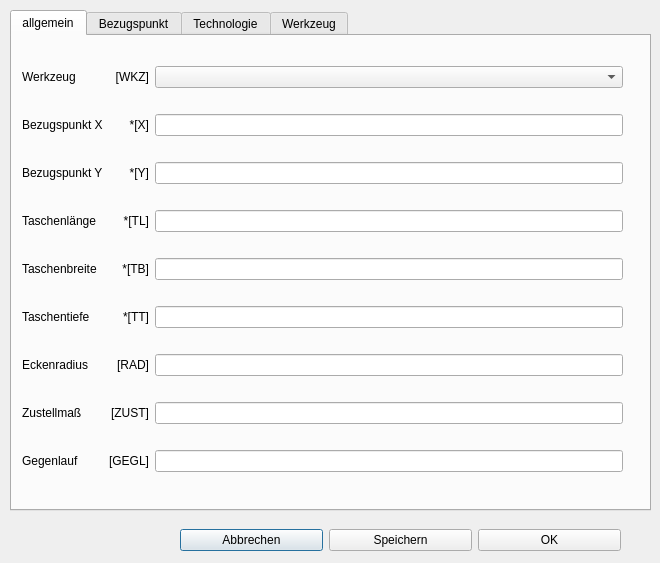
<?xml version="1.0" encoding="UTF-8"?>
<ui version="4.0">
 <class>Dialog_Rechtecktasche</class>
 <widget class="QDialog" name="Dialog_Rechtecktasche">
  <property name="geometry">
   <rect>
    <x>0</x>
    <y>0</y>
    <width>660</width>
    <height>563</height>
   </rect>
  </property>
  <property name="windowTitle">
   <string>Rechtecktasche</string>
  </property>
  <property name="modal">
   <bool>true</bool>
  </property>
  <widget class="QTabWidget" name="tabWidget">
   <property name="geometry">
    <rect>
     <x>10</x>
     <y>10</y>
     <width>641</width>
     <height>501</height>
    </rect>
   </property>
   <property name="currentIndex">
    <number>0</number>
   </property>
   <widget class="QWidget" name="tab_allgemein">
    <attribute name="title">
     <string>allgemein</string>
    </attribute>
    <widget class="QWidget" name="layoutWidget">
     <property name="geometry">
      <rect>
       <x>10</x>
       <y>10</y>
       <width>601</width>
       <height>451</height>
      </rect>
     </property>
     <layout class="QGridLayout" name="gridLayout">
      <item row="0" column="1">
       <widget class="QLabel" name="label_Werkzeug_var">
        <property name="text">
         <string>[WKZ]</string>
        </property>
        <property name="alignment">
         <set>Qt::AlignRight|Qt::AlignTrailing|Qt::AlignVCenter</set>
        </property>
       </widget>
      </item>
      <item row="0" column="2">
       <widget class="QComboBox" name="comboBox_Werkzeug"/>
      </item>
      <item row="2" column="0">
       <widget class="QLabel" name="label_posY">
        <property name="text">
         <string>Bezugspunkt Y</string>
        </property>
       </widget>
      </item>
      <item row="4" column="0">
       <widget class="QLabel" name="label_breite">
        <property name="text">
         <string>Taschenbreite</string>
        </property>
       </widget>
      </item>
      <item row="1" column="0">
       <widget class="QLabel" name="label_posX">
        <property name="text">
         <string>Bezugspunkt X</string>
        </property>
       </widget>
      </item>
      <item row="0" column="0">
       <widget class="QLabel" name="label_Werkzeug">
        <property name="text">
         <string>Werkzeug</string>
        </property>
       </widget>
      </item>
      <item row="5" column="0">
       <widget class="QLabel" name="label_tiefe">
        <property name="text">
         <string>Taschentiefe</string>
        </property>
       </widget>
      </item>
      <item row="7" column="0">
       <widget class="QLabel" name="label_Zustellung">
        <property name="text">
         <string>Zustellmaß</string>
        </property>
       </widget>
      </item>
      <item row="3" column="0">
       <widget class="QLabel" name="label_laenge">
        <property name="text">
         <string>Taschenlänge</string>
        </property>
       </widget>
      </item>
      <item row="6" column="0">
       <widget class="QLabel" name="label_radius">
        <property name="text">
         <string>Eckenradius</string>
        </property>
       </widget>
      </item>
      <item row="8" column="0">
       <widget class="QLabel" name="label_Gegenlauf">
        <property name="text">
         <string>Gegenlauf</string>
        </property>
       </widget>
      </item>
      <item row="1" column="1">
       <widget class="QLabel" name="label_posX_var">
        <property name="text">
         <string>*[X]</string>
        </property>
        <property name="alignment">
         <set>Qt::AlignRight|Qt::AlignTrailing|Qt::AlignVCenter</set>
        </property>
       </widget>
      </item>
      <item row="2" column="1">
       <widget class="QLabel" name="label_posY_var">
        <property name="text">
         <string>*[Y]</string>
        </property>
        <property name="alignment">
         <set>Qt::AlignRight|Qt::AlignTrailing|Qt::AlignVCenter</set>
        </property>
       </widget>
      </item>
      <item row="3" column="1">
       <widget class="QLabel" name="label_laenge_var">
        <property name="text">
         <string>*[TL]</string>
        </property>
        <property name="alignment">
         <set>Qt::AlignRight|Qt::AlignTrailing|Qt::AlignVCenter</set>
        </property>
       </widget>
      </item>
      <item row="4" column="1">
       <widget class="QLabel" name="label_breite_var">
        <property name="text">
         <string>*[TB]</string>
        </property>
        <property name="alignment">
         <set>Qt::AlignRight|Qt::AlignTrailing|Qt::AlignVCenter</set>
        </property>
       </widget>
      </item>
      <item row="5" column="1">
       <widget class="QLabel" name="label_tiefe_var">
        <property name="text">
         <string>*[TT]</string>
        </property>
        <property name="alignment">
         <set>Qt::AlignRight|Qt::AlignTrailing|Qt::AlignVCenter</set>
        </property>
       </widget>
      </item>
      <item row="6" column="1">
       <widget class="QLabel" name="label_radius_var">
        <property name="text">
         <string>[RAD]</string>
        </property>
        <property name="alignment">
         <set>Qt::AlignRight|Qt::AlignTrailing|Qt::AlignVCenter</set>
        </property>
       </widget>
      </item>
      <item row="7" column="1">
       <widget class="QLabel" name="label_Zustellung_var">
        <property name="text">
         <string>[ZUST]</string>
        </property>
        <property name="alignment">
         <set>Qt::AlignRight|Qt::AlignTrailing|Qt::AlignVCenter</set>
        </property>
       </widget>
      </item>
      <item row="8" column="1">
       <widget class="QLabel" name="label_Gegenlauf_var">
        <property name="text">
         <string>[GEGL]</string>
        </property>
        <property name="alignment">
         <set>Qt::AlignRight|Qt::AlignTrailing|Qt::AlignVCenter</set>
        </property>
       </widget>
      </item>
      <item row="1" column="2">
       <widget class="QLineEdit" name="lineEdit_posX"/>
      </item>
      <item row="2" column="2">
       <widget class="QLineEdit" name="lineEdit_posY"/>
      </item>
      <item row="3" column="2">
       <widget class="QLineEdit" name="lineEdit_laenge"/>
      </item>
      <item row="4" column="2">
       <widget class="QLineEdit" name="lineEdit_breite"/>
      </item>
      <item row="5" column="2">
       <widget class="QLineEdit" name="lineEdit_tiefe"/>
      </item>
      <item row="6" column="2">
       <widget class="QLineEdit" name="lineEdit_radius"/>
      </item>
      <item row="7" column="2">
       <widget class="QLineEdit" name="lineEdit_Zustellung"/>
      </item>
      <item row="8" column="2">
       <widget class="QLineEdit" name="lineEdit_Gegenlauf"/>
      </item>
     </layout>
    </widget>
   </widget>
   <widget class="QWidget" name="tab_Bezugspunkt">
    <attribute name="title">
     <string>Bezugspunkt</string>
    </attribute>
    <widget class="QRadioButton" name="radioButton_oben_links">
     <property name="geometry">
      <rect>
       <x>30</x>
       <y>50</y>
       <width>107</width>
       <height>20</height>
      </rect>
     </property>
     <property name="text">
      <string>oben links</string>
     </property>
    </widget>
    <widget class="QRadioButton" name="radioButton_oben_rechts">
     <property name="geometry">
      <rect>
       <x>480</x>
       <y>50</y>
       <width>107</width>
       <height>20</height>
      </rect>
     </property>
     <property name="text">
      <string>oben rechts</string>
     </property>
    </widget>
    <widget class="QRadioButton" name="radioButton_mitte">
     <property name="geometry">
      <rect>
       <x>260</x>
       <y>220</y>
       <width>107</width>
       <height>20</height>
      </rect>
     </property>
     <property name="text">
      <string>mitte</string>
     </property>
    </widget>
    <widget class="QRadioButton" name="radioButton_unten_links">
     <property name="geometry">
      <rect>
       <x>30</x>
       <y>400</y>
       <width>107</width>
       <height>20</height>
      </rect>
     </property>
     <property name="text">
      <string>unten links</string>
     </property>
    </widget>
    <widget class="QRadioButton" name="radioButton_unten_rechts">
     <property name="geometry">
      <rect>
       <x>480</x>
       <y>400</y>
       <width>107</width>
       <height>20</height>
      </rect>
     </property>
     <property name="text">
      <string>unten rechts</string>
     </property>
    </widget>
    <widget class="QLabel" name="label">
     <property name="geometry">
      <rect>
       <x>20</x>
       <y>10</y>
       <width>571</width>
       <height>16</height>
      </rect>
     </property>
     <property name="text">
      <string>Lage des Bezugspunkten / Lage des Einfügepunktes der Tasche</string>
     </property>
    </widget>
    <widget class="QRadioButton" name="radioButton_links">
     <property name="geometry">
      <rect>
       <x>40</x>
       <y>220</y>
       <width>107</width>
       <height>20</height>
      </rect>
     </property>
     <property name="text">
      <string>links</string>
     </property>
    </widget>
    <widget class="QRadioButton" name="radioButton_unten">
     <property name="geometry">
      <rect>
       <x>260</x>
       <y>400</y>
       <width>107</width>
       <height>20</height>
      </rect>
     </property>
     <property name="text">
      <string>unten</string>
     </property>
    </widget>
    <widget class="QRadioButton" name="radioButton_oben">
     <property name="geometry">
      <rect>
       <x>260</x>
       <y>40</y>
       <width>107</width>
       <height>20</height>
      </rect>
     </property>
     <property name="text">
      <string>oben</string>
     </property>
    </widget>
    <widget class="QRadioButton" name="radioButton_rechts">
     <property name="geometry">
      <rect>
       <x>480</x>
       <y>220</y>
       <width>107</width>
       <height>20</height>
      </rect>
     </property>
     <property name="text">
      <string>rechts</string>
     </property>
    </widget>
   </widget>
   <widget class="QWidget" name="tab_Technologie">
    <attribute name="title">
     <string>Technologie</string>
    </attribute>
    <widget class="QWidget" name="layoutWidget">
     <property name="geometry">
      <rect>
       <x>10</x>
       <y>10</y>
       <width>601</width>
       <height>451</height>
      </rect>
     </property>
     <layout class="QGridLayout" name="gridLayout_2">
      <item row="4" column="1">
       <widget class="QLabel" name="label_Drehzahl_var">
        <property name="text">
         <string>[N]</string>
        </property>
        <property name="alignment">
         <set>Qt::AlignRight|Qt::AlignTrailing|Qt::AlignVCenter</set>
        </property>
       </widget>
      </item>
      <item row="3" column="0">
       <widget class="QLabel" name="label_Vorschub">
        <property name="text">
         <string>Vorschub XY</string>
        </property>
       </widget>
      </item>
      <item row="3" column="2">
       <widget class="QLineEdit" name="lineEdit_Vorschub"/>
      </item>
      <item row="2" column="1">
       <widget class="QLabel" name="label_Eintauchvorschub_var">
        <property name="text">
         <string>[FAN]</string>
        </property>
        <property name="alignment">
         <set>Qt::AlignRight|Qt::AlignTrailing|Qt::AlignVCenter</set>
        </property>
       </widget>
      </item>
      <item row="5" column="0">
       <widget class="QLabel" name="label_Kommentar">
        <property name="text">
         <string>Kommentar</string>
        </property>
       </widget>
      </item>
      <item row="0" column="0">
       <widget class="QLabel" name="label_winkel">
        <property name="text">
         <string>Drehwinkel</string>
        </property>
       </widget>
      </item>
      <item row="1" column="1">
       <widget class="QLabel" name="label_ausraeumen_var">
        <property name="text">
         <string>[AUSR]</string>
        </property>
        <property name="alignment">
         <set>Qt::AlignRight|Qt::AlignTrailing|Qt::AlignVCenter</set>
        </property>
       </widget>
      </item>
      <item row="1" column="0">
       <widget class="QLabel" name="label_ausraeumen">
        <property name="text">
         <string>Ausräumen</string>
        </property>
       </widget>
      </item>
      <item row="2" column="2">
       <widget class="QLineEdit" name="lineEdit_Eintauchvorschub"/>
      </item>
      <item row="5" column="1">
       <widget class="QLabel" name="label_Kommentar_var">
        <property name="text">
         <string>[KOM]</string>
        </property>
        <property name="alignment">
         <set>Qt::AlignRight|Qt::AlignTrailing|Qt::AlignVCenter</set>
        </property>
       </widget>
      </item>
      <item row="5" column="2">
       <widget class="QLineEdit" name="lineEdit_Kommentar"/>
      </item>
      <item row="0" column="1">
       <widget class="QLabel" name="label_winkel_var">
        <property name="text">
         <string>[W]</string>
        </property>
        <property name="alignment">
         <set>Qt::AlignRight|Qt::AlignTrailing|Qt::AlignVCenter</set>
        </property>
       </widget>
      </item>
      <item row="7" column="2">
       <widget class="QLineEdit" name="lineEdit_Ausfuehrbedingung"/>
      </item>
      <item row="4" column="2">
       <widget class="QLineEdit" name="lineEdit_Drehzahl"/>
      </item>
      <item row="7" column="0">
       <widget class="QLabel" name="label_Ausfuehrbedingung">
        <property name="text">
         <string>Ausführbedingung</string>
        </property>
       </widget>
      </item>
      <item row="1" column="2">
       <widget class="QLineEdit" name="lineEdit_ausraeumen"/>
      </item>
      <item row="0" column="2">
       <widget class="QLineEdit" name="lineEdit_winkel"/>
      </item>
      <item row="2" column="0">
       <widget class="QLabel" name="label_Eintauchvorschub">
        <property name="text">
         <string>Eintauchvorschub</string>
        </property>
       </widget>
      </item>
      <item row="3" column="1">
       <widget class="QLabel" name="label_Vorschub_var">
        <property name="text">
         <string>[F]</string>
        </property>
        <property name="alignment">
         <set>Qt::AlignRight|Qt::AlignTrailing|Qt::AlignVCenter</set>
        </property>
       </widget>
      </item>
      <item row="4" column="0">
       <widget class="QLabel" name="label_Drehzahl">
        <property name="text">
         <string>Drehzahl</string>
        </property>
       </widget>
      </item>
      <item row="7" column="1">
       <widget class="QLabel" name="label_Ausfuehrbedingung_var">
        <property name="text">
         <string>[AFB]</string>
        </property>
        <property name="alignment">
         <set>Qt::AlignRight|Qt::AlignTrailing|Qt::AlignVCenter</set>
        </property>
       </widget>
      </item>
      <item row="6" column="2">
       <widget class="QLineEdit" name="lineEdit_bezeichnung"/>
      </item>
      <item row="6" column="1">
       <widget class="QLabel" name="label__bezeichnung_var">
        <property name="text">
         <string>[BEZ]</string>
        </property>
       </widget>
      </item>
      <item row="6" column="0">
       <widget class="QLabel" name="label_bezeichnung">
        <property name="text">
         <string>Bezeichnung</string>
        </property>
       </widget>
      </item>
     </layout>
    </widget>
   </widget>
   <widget class="QWidget" name="tab_Werkzeug">
    <attribute name="title">
     <string>Werkzeug</string>
    </attribute>
    <widget class="QWidget" name="layoutWidget">
     <property name="geometry">
      <rect>
       <x>10</x>
       <y>10</y>
       <width>601</width>
       <height>451</height>
      </rect>
     </property>
     <layout class="QGridLayout" name="gridLayout_3" columnstretch="1,3">
      <item row="5" column="0">
       <widget class="QLabel" name="label_wkz_Kommentar">
        <property name="text">
         <string>Kommentar</string>
        </property>
       </widget>
      </item>
      <item row="4" column="0">
       <widget class="QLabel" name="label_wkz_Nutzlaenge">
        <property name="text">
         <string>Nutzlänge</string>
        </property>
       </widget>
      </item>
      <item row="0" column="1">
       <widget class="QLabel" name="label_wkz_Nummer_wert">
        <property name="text">
         <string>...</string>
        </property>
       </widget>
      </item>
      <item row="6" column="0" colspan="2">
       <widget class="Line" name="line">
        <property name="orientation">
         <enum>Qt::Horizontal</enum>
        </property>
       </widget>
      </item>
      <item row="3" column="0">
       <widget class="QLabel" name="label_wkz_Durchmesser">
        <property name="text">
         <string>Durchmesser</string>
        </property>
       </widget>
      </item>
      <item row="1" column="0">
       <widget class="QLabel" name="label_wkz_Name">
        <property name="text">
         <string>Name</string>
        </property>
       </widget>
      </item>
      <item row="2" column="0">
       <widget class="QLabel" name="label_wkz_Drehrichtung">
        <property name="text">
         <string>Drehrichtung</string>
        </property>
       </widget>
      </item>
      <item row="0" column="0">
       <widget class="QLabel" name="label_wkz_Nummer">
        <property name="text">
         <string>Nummer</string>
        </property>
       </widget>
      </item>
      <item row="7" column="0">
       <widget class="QLabel" name="label_40">
        <property name="text">
         <string>AUTO-Werte:</string>
        </property>
       </widget>
      </item>
      <item row="8" column="0">
       <widget class="QLabel" name="label_wkz_Eintauschvorschub">
        <property name="text">
         <string>Eintauchvorschub</string>
        </property>
       </widget>
      </item>
      <item row="9" column="0">
       <widget class="QLabel" name="label_wkz_Vorschub_XY">
        <property name="text">
         <string>Vorschub XY</string>
        </property>
       </widget>
      </item>
      <item row="10" column="0">
       <widget class="QLabel" name="label_wkz_Drehzahl">
        <property name="text">
         <string>Drehzahl</string>
        </property>
       </widget>
      </item>
      <item row="1" column="1">
       <widget class="QLabel" name="label_wkz_Name_wert">
        <property name="text">
         <string>...</string>
        </property>
       </widget>
      </item>
      <item row="2" column="1">
       <widget class="QLabel" name="label_wkz_Drehrichtung_wert">
        <property name="text">
         <string>...</string>
        </property>
       </widget>
      </item>
      <item row="3" column="1">
       <widget class="QLabel" name="label_wkz_Durchmesser_wert">
        <property name="text">
         <string>...</string>
        </property>
       </widget>
      </item>
      <item row="4" column="1">
       <widget class="QLabel" name="label_wkz_Nutzlaenge_wert">
        <property name="text">
         <string>...</string>
        </property>
       </widget>
      </item>
      <item row="5" column="1">
       <widget class="QLabel" name="label_wkz_Kommentar_wert">
        <property name="text">
         <string>...</string>
        </property>
       </widget>
      </item>
      <item row="7" column="1">
       <widget class="QLabel" name="label_49">
        <property name="text">
         <string>...</string>
        </property>
       </widget>
      </item>
      <item row="8" column="1">
       <widget class="QLabel" name="label_wkz_Eintauschvorschub_wert">
        <property name="text">
         <string>...</string>
        </property>
       </widget>
      </item>
      <item row="9" column="1">
       <widget class="QLabel" name="label_wkz_Vorschub_XY_wert">
        <property name="text">
         <string>...</string>
        </property>
       </widget>
      </item>
      <item row="10" column="1">
       <widget class="QLabel" name="label_wkz_Drehzahl_wert">
        <property name="text">
         <string>...</string>
        </property>
       </widget>
      </item>
     </layout>
    </widget>
   </widget>
  </widget>
  <widget class="QWidget" name="layoutWidget">
   <property name="geometry">
    <rect>
     <x>180</x>
     <y>520</y>
     <width>441</width>
     <height>41</height>
    </rect>
   </property>
   <layout class="QHBoxLayout" name="horizontalLayout">
    <item>
     <widget class="QPushButton" name="pushButton_Abbrechen">
      <property name="text">
       <string>Abbrechen</string>
      </property>
     </widget>
    </item>
    <item>
     <widget class="QPushButton" name="pushButton_Speichern">
      <property name="text">
       <string>Speichern</string>
      </property>
     </widget>
    </item>
    <item>
     <widget class="QPushButton" name="pushButton_OK">
      <property name="text">
       <string>OK</string>
      </property>
     </widget>
    </item>
   </layout>
  </widget>
 </widget>
 <tabstops>
  <tabstop>comboBox_Werkzeug</tabstop>
  <tabstop>lineEdit_posX</tabstop>
  <tabstop>lineEdit_posY</tabstop>
  <tabstop>lineEdit_laenge</tabstop>
  <tabstop>lineEdit_breite</tabstop>
  <tabstop>lineEdit_tiefe</tabstop>
  <tabstop>lineEdit_radius</tabstop>
  <tabstop>lineEdit_Zustellung</tabstop>
  <tabstop>lineEdit_Gegenlauf</tabstop>
  <tabstop>lineEdit_winkel</tabstop>
  <tabstop>lineEdit_ausraeumen</tabstop>
  <tabstop>lineEdit_Eintauchvorschub</tabstop>
  <tabstop>lineEdit_Vorschub</tabstop>
  <tabstop>lineEdit_Drehzahl</tabstop>
  <tabstop>lineEdit_Kommentar</tabstop>
  <tabstop>lineEdit_bezeichnung</tabstop>
  <tabstop>lineEdit_Ausfuehrbedingung</tabstop>
  <tabstop>tabWidget</tabstop>
  <tabstop>pushButton_Abbrechen</tabstop>
  <tabstop>pushButton_Speichern</tabstop>
  <tabstop>pushButton_OK</tabstop>
  <tabstop>radioButton_oben_links</tabstop>
  <tabstop>radioButton_oben_rechts</tabstop>
  <tabstop>radioButton_mitte</tabstop>
  <tabstop>radioButton_unten_links</tabstop>
  <tabstop>radioButton_unten_rechts</tabstop>
 </tabstops>
 <resources/>
 <connections/>
</ui>
